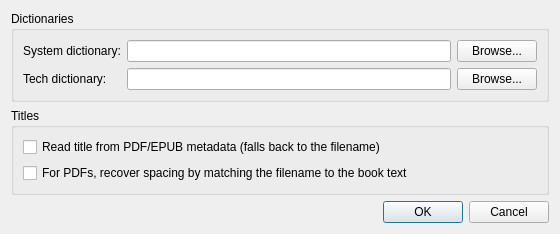
<?xml version="1.0" encoding="UTF-8"?>
<ui version="4.0">
 <class>SettingsDialog</class>
 <widget class="QDialog" name="SettingsDialog">
  <property name="geometry">
   <rect>
    <x>0</x>
    <y>0</y>
    <width>560</width>
    <height>180</height>
   </rect>
  </property>
  <property name="windowTitle">
   <string>Settings</string>
  </property>
  <layout class="QVBoxLayout" name="theMainLayout">
   <item>
    <widget class="QGroupBox" name="theDictGroup">
     <property name="title">
      <string>Dictionaries</string>
     </property>
     <layout class="QGridLayout" name="theDictLayout">
      <item row="0" column="0">
       <widget class="QLabel" name="theSystemDictLabel">
        <property name="text">
         <string>System dictionary:</string>
        </property>
       </widget>
      </item>
      <item row="0" column="1">
       <widget class="QLineEdit" name="theSystemDictEdit"/>
      </item>
      <item row="0" column="2">
       <widget class="QPushButton" name="theBrowseSystemButton">
        <property name="text">
         <string>Browse...</string>
        </property>
       </widget>
      </item>
      <item row="1" column="0">
       <widget class="QLabel" name="theTechDictLabel">
        <property name="text">
         <string>Tech dictionary:</string>
        </property>
       </widget>
      </item>
      <item row="1" column="1">
       <widget class="QLineEdit" name="theTechDictEdit"/>
      </item>
      <item row="1" column="2">
       <widget class="QPushButton" name="theBrowseTechButton">
        <property name="text">
         <string>Browse...</string>
        </property>
       </widget>
      </item>
     </layout>
    </widget>
   </item>
   <item>
    <widget class="QGroupBox" name="theMetadataGroup">
     <property name="title">
      <string>Titles</string>
     </property>
     <layout class="QVBoxLayout" name="theMetadataLayout">
      <item>
       <widget class="QCheckBox" name="theUseEmbeddedCheck">
        <property name="text">
         <string>Read title from PDF/EPUB metadata (falls back to the filename)</string>
        </property>
        <property name="toolTip">
         <string>When on, the suggested name comes from the title stored inside the document instead of guessing from the filename. Requires unzip (EPUB) and pdfinfo (PDF).</string>
        </property>
       </widget>
      </item>
      <item>
       <widget class="QCheckBox" name="theUseContentMatchCheck">
        <property name="text">
         <string>For PDFs, recover spacing by matching the filename to the book text</string>
        </property>
        <property name="toolTip">
         <string>Useful when the PDF metadata title is wrong. Searches the PDF's own text (ignoring whitespace) for the filename and uses the spacing found there. Requires pdftotext.</string>
        </property>
       </widget>
      </item>
     </layout>
    </widget>
   </item>
   <item>
    <widget class="QDialogButtonBox" name="theButtonBox">
     <property name="orientation">
      <enum>Qt::Horizontal</enum>
     </property>
     <property name="standardButtons">
      <set>QDialogButtonBox::Cancel|QDialogButtonBox::Ok</set>
     </property>
    </widget>
   </item>
  </layout>
 </widget>
 <resources/>
 <connections>
  <connection>
   <sender>theButtonBox</sender>
   <signal>accepted()</signal>
   <receiver>SettingsDialog</receiver>
   <slot>accept()</slot>
   <hints>
    <hint type="sourcelabel">
     <x>248</x>
     <y>254</y>
    </hint>
    <hint type="destinationlabel">
     <x>157</x>
     <y>274</y>
    </hint>
   </hints>
  </connection>
  <connection>
   <sender>theButtonBox</sender>
   <signal>rejected()</signal>
   <receiver>SettingsDialog</receiver>
   <slot>reject()</slot>
   <hints>
    <hint type="sourcelabel">
     <x>316</x>
     <y>260</y>
    </hint>
    <hint type="destinationlabel">
     <x>286</x>
     <y>274</y>
    </hint>
   </hints>
  </connection>
 </connections>
</ui>
